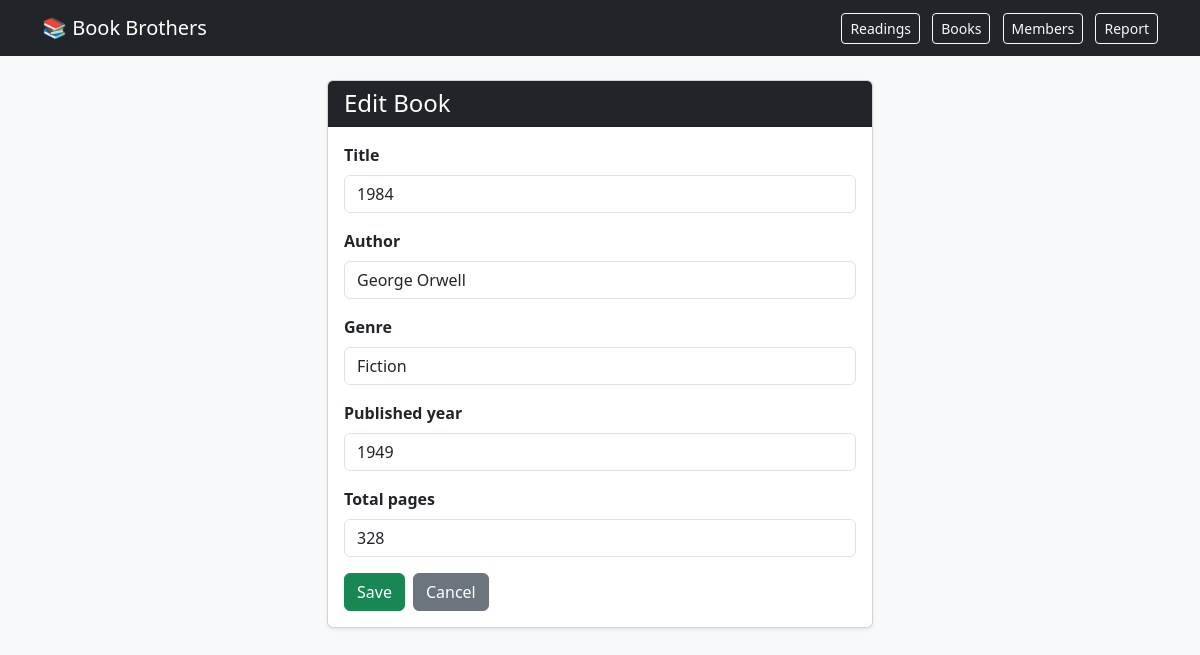
The page /books/edit/1/ on the database its author committed.
### club/models.py (models this page shows, shortened)
class Book(models.Model):
    title = models.CharField(max_length=200)
    author = models.ForeignKey(Author, on_delete=models.CASCADE, related_name='books')
    genre = models.ForeignKey(Genre, on_delete=models.SET_NULL, null=True, blank=True, related_name='books')
    published_year = models.IntegerField(null=True, blank=True)
    total_pages = models.IntegerField(null=True, blank=True)

### club/views.py (the view)
# urls.py: path('books/edit/<int:pk>/',  views.book_edit,      name='book_edit'),
def book_edit(request, pk):
    book = get_object_or_404(Book, pk=pk)
    form = BookForm(request.POST or None, instance=book)
    if form.is_valid():
        form.save()
        return redirect('book_list')
    return render(request, 'club/book_form.html', {'form': form, 'title': 'Edit Book'})

### club/forms.py
class BookForm(forms.ModelForm):
    class Meta:
        model = Book
        fields = ['title', 'author', 'genre','published_year', 'total_pages']
        widgets = {
            'title': forms.TextInput(attrs={'class': 'form-control'}),
            'author': forms.Select(attrs={'class': 'form-control'}),
            'genre': forms.Select(attrs={'class': 'form-control'}),
            'published_year': forms.NumberInput(attrs={'class': 'form-control'}),
            'total_pages': forms.NumberInput(attrs={'class': 'form-control'}),
        }
    def __init__(self, *args, **kwargs):
        super().__init__(*args, **kwargs)
        self.fields['author'].queryset = Author.objects.order_by('last_name')
        self.fields['genre'].queryset  = Genre.objects.order_by('name')

### club/models.py (called while the page is built)
    def __str__(self):
        return f"{self.first_name} {self.last_name}"

    def __str__(self):
        return self.name

### club/templates/club/book_form.html (shortened to what this page needs)
{% extends "club/base.html" %}
{% block content %}
<div class="row justify-content-center">
  <div class="col-md-6">
    <div class="card shadow-sm">
      <div class="card-header bg-dark text-white"><h4 class="mb-0">{{ title }}</h4></div>
      <div class="card-body">
        <form method="post">
          {% for field in form %}
            <div class="mb-3">
              <label class="form-label fw-bold">{{ field.label }}</label>
              {{ field }}
            </div>
          {% endfor %}
          <div class="d-flex gap-2">
            <button type="submit" class="btn btn-success">Save</button>
            <a href="{% url 'book_list' %}" class="btn btn-secondary">Cancel</a>
          </div>
        </form>
      </div>
    </div>
  </div>
</div>
{% endblock %}

### rows shown on the page
Book: form "1984" "George Orwell" "Fiction" "1949" "328"

### other values the page prints
{{ title }} "Edit Book"
{{ field.label }} "Title" "Author" "Genre" "Published year" "Total pages"
